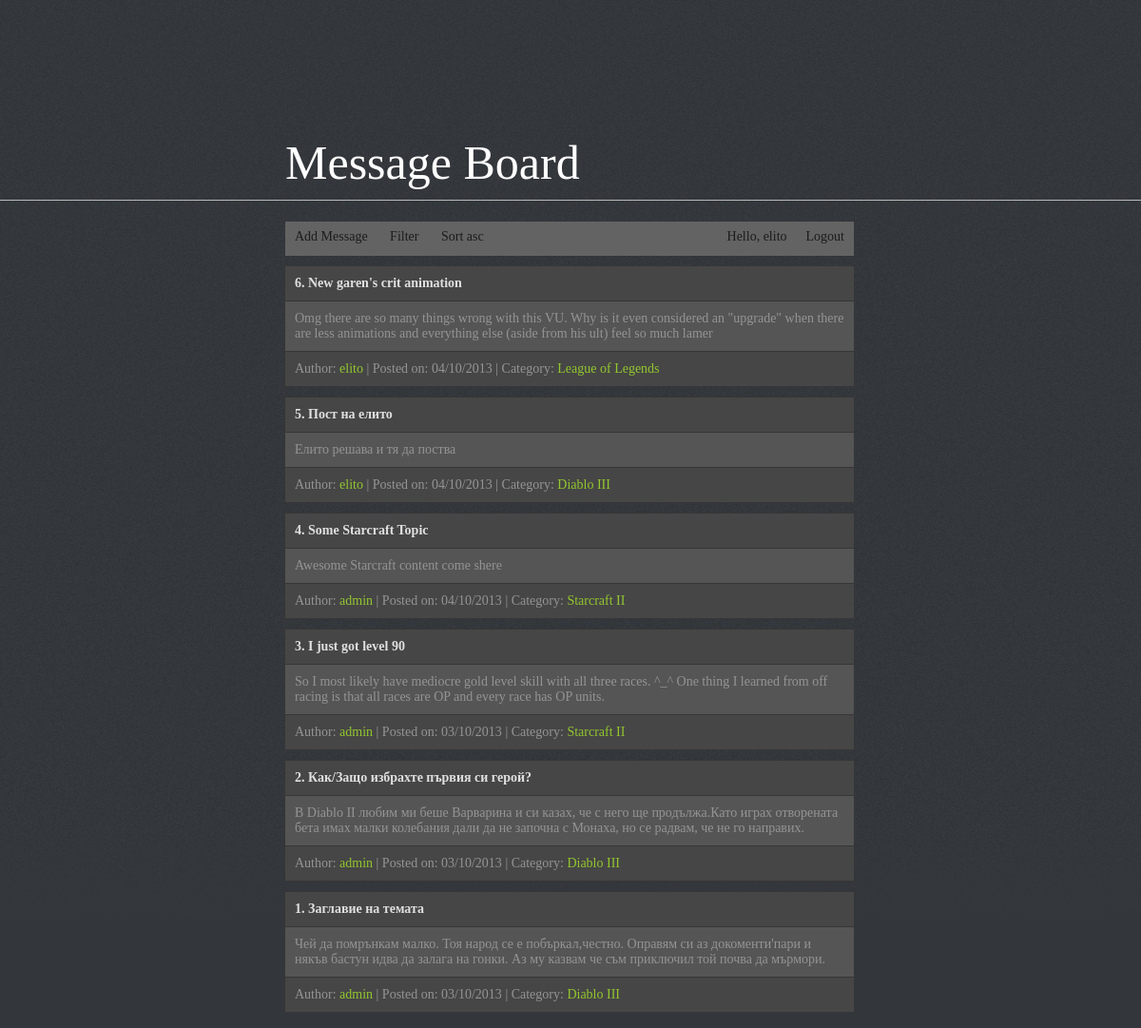
Screenshot of /index.php (signed in) with the database file from the repository.
### tables this page shows
CREATE TABLE IF NOT EXISTS `msg` (
  `msg_id` int(11) NOT NULL AUTO_INCREMENT,
  `author_id` int(11) NOT NULL,
  `cat_id` int(11) NOT NULL,
  `date_added` int(11) NOT NULL,
  `title` varchar(50) NOT NULL,
  `content` varchar(250) NOT NULL,
  PRIMARY KEY (`msg_id`),
  KEY `author` (`author_id`),
  KEY `cat_id` (`cat_id`)
);

CREATE TABLE IF NOT EXISTS `users` (
  `user_id` int(11) NOT NULL AUTO_INCREMENT,
  `username` varchar(50) NOT NULL,
  `password` varchar(50) NOT NULL,
  `email` varchar(30) NOT NULL,
  `power` tinyint(4) NOT NULL DEFAULT '1',
  PRIMARY KEY (`user_id`)
);

CREATE TABLE IF NOT EXISTS `cat` (
  `cat_id` int(11) NOT NULL AUTO_INCREMENT,
  `cname` varchar(50) NOT NULL,
  PRIMARY KEY (`cat_id`)
);

### index.php (the view, shortened to what this page needs)
<?php
require 'inc/config.php';
require 'inc/header.php';
$linkFix = 'asc';
$sqlFilter = '';
$sqlDateFilter = 'desc';
?>
<div id="navigation">
    <ul id="menu">
        <li><a href="#" id="addMSG">Add Message</a></li>
        <li><a href="index.php">Filter</a>
        </li>
        <li><a href="?sort=<?= $linkFix; ?>">Sort <?= $linkFix; ?></a></li>
        <li style="float: right;"><a href="logout.php">Logout</a></li>
        <li style="float: right;"><a href="#">Hello, <?= $_SESSION['username'] ?></a></li>
    </ul>
</div>
<?php
$sql = 'SELECT u.username,u.user_id,m.msg_id,m.title,m.content,m.date_added, c.cname, c.cat_id
        FROM msg as m, users as u, cat as c
        WHERE m.author_id = u.user_id AND c.cat_id = m.cat_id' .
        $sqlFilter
        . ' ORDER BY m.date_added ' . $sqlDateFilter;
$result = mysqli_query($link, $sql);
if ($result->num_rows > 0) {
    if ($linkFix == 'asc') {
        $counter = $result->num_rows;
    } else {
        $counter = 1;
    }
    while ($row = $result->fetch_assoc()) {
        $real_date = date('d/m/Y', $row['date_added']);
        echo '<table>
    <tr>
        <td class="sum">' . $counter . '. ' . $row['title'] . '</td>
    </tr>
    <tr>
        <td>' . $row['content'] . '</td>
    </tr>
    <tr>
        <td>Author: <a href="?u=' . $row['user_id'] . '">' . $row['username'] . '</a> | Posted on: ' . $real_date . ' | Category: <a href="?c=' . $row['cat_id'] . '">' . $row['cname'] . '</a>';
        echo '</td>
    </tr>
</table>';
        if ($linkFix == 'desc') {
            $counter++;
        } else {
            $counter--;
        }
    }
} else {
    echo '<table><tr><td style="color: #ffc000;">';
    echo 'There are no messages at the moment.';
    echo '</td></tr></table>';
}
?>
<?php
include 'inc/footer.php';
?>

### css/style.css (style rules this page uses)
body { background: #33363b url(../img/bg.jpg)repeat-x;font-family: Tahoma;font-size: 14px; }
#navigation { float: left;width: 598px;height: 36px; background: #636363; }
table { color: #949494; border-collapse: collapse;width: 600px;margin-left: -1px;position: relative;top:10px;float: left;z-index: 2; margin-bottom: 10px; }
td { background: #555555; border: 1px solid #363636; padding: 10px; text-align: left; }
tr:first-child td, tr:last-child td { background: #464646; }
.sum { font-weight: bold;color: #e0e0e0; }
td a { color: #93c72e; text-decoration: none; }
ul#menu, ul#menu ul.sub-menu { padding:0; margin: 0; margin-top: 3px; }
ul#menu li, ul#menu ul.sub-menu li { list-style-type: none; display: inline-block; }
ul#menu li a, ul#menu li ul.sub-menu li a { text-decoration: none; color: #1c1c1c; background: #636363; padding: 8px 10px 0 10px; display:inline-block; height: 28px; margin-top: -3px; }
ul#menu li { position: relative; }

### rows the page displays
msg: counter "6", title "New garen's crit animation", content "Omg there are so many things wrong with this VU. Why is it even considered an \"upgrade\" when there are less animations and everything else (aside from his ult) feel so much lamer", author.username "elito", date_added "04/10/2013", cat.cname "League of Legends"
msg: counter "5", title "Пост на елито", content "Елито решава и тя да поства", author.username "elito", date_added "04/10/2013", cat.cname "Diablo III"
msg: counter "4", title "Some Starcraft Topic", content "Awesome Starcraft content come shere", author.username "admin", date_added "04/10/2013", cat.cname "Starcraft II"
msg: counter "3", title "I just got level 90", content "So I most likely have mediocre gold level skill with all three races. ^_^ One thing I learned from off racing is that all races are OP and every race has OP units.", author.username "admin", date_added "03/10/2013", cat.cname "Starcraft II"
msg: counter "2", title "Как/Защо избрахте първия си герой?", content "В Diablo II любим ми беше Варварина и си казах, че с него ще продължа.Като играх отворената бета имах малки колебания дали да не започна с Монаха, но се радвам, че не го направих.", author.username "admin", date_added "03/10/2013", cat.cname "Diablo III"
msg: counter "1", title "Заглавие на темата", content "Чей да помрънкам малко. Тоя народ се е побъркал,честно. Оправям си аз докоменти'пари и някъв бастун идва да залага на гонки. Аз му казвам че съм приключил той почва да мърмори.", author.username "admin", date_added "03/10/2013", cat.cname "Diablo III"

### other values shown
$linkFix "asc"
$_SESSION['username'] "elito"
